Frame 1 (no input): blank canvas, image omitted
Frame 60 (the mouse pressed at the canvas centre just before this capture): blank canvas, image omitted
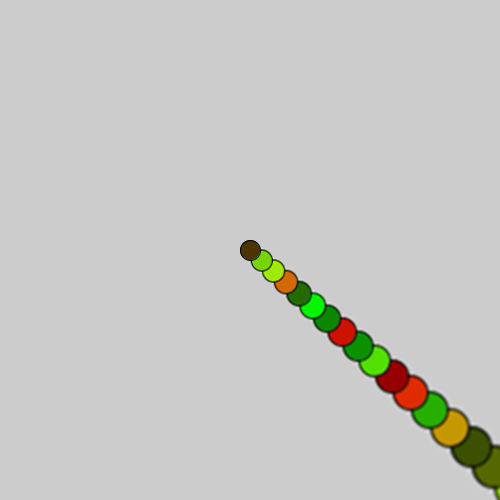
Frame 120 (the mouse held since frame 60 and released just before this capture)

The Processing sketch whose frames 1 and 60 were blank and that drew this single picture after the mouse press (run headless with seeded random() and noise(); from frame 60 on, the mouse is pressed at the canvas centre):

// Processing sketch: processing_40211
// ── processing_40211.pde

PImage echo;

void setup(){
size (500, 500);
smooth();
echo= createImage(width, height, RGB);
imageMode(CENTER);
}

void draw() {
  //if this si first frame dont display image
  if (frameCount <= 1){
    // do nothing
  } else {
      //else display image but scale it
      pushMatrix();
      translate(-width*0.0025, -height*0.005);
      scale(1.05);
      image(echo, width/2, height/2);
      popMatrix();
  }
  // draw any aimation we want
  fill(random(255), random(255), 0);
  ellipse(mouseX, mouseY, 20, 20);

  //copy all pixels into echo
  echo= get();
  
}

void keyPressed(){
  save("images/myFirstProcessingSketch.jpg");
println("image saved");
}
